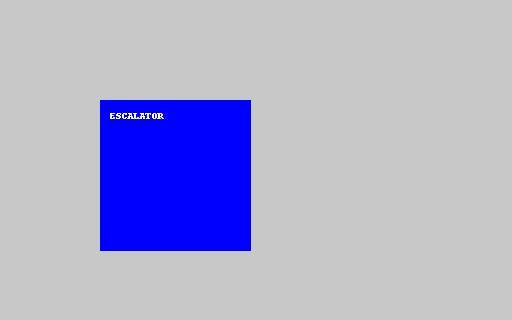
#> input picture data_samples/semantic_segmentation/变电/变电_sample.jpg, 512 x 320 px; its folder holds only this picture in this run
$ python semantic_segmentation_stream_v2.py
#> lines starting #> are read from the running program, lines starting #| are printed output that depends on the picture

import os
import time
from datetime import datetime
from PIL import Image, ImageDraw
import random

def log(msg, level="INFO"):
    print(f"[{level}] {datetime.now().strftime('%Y-%m-%d %H:%M:%S')} - {msg}")

def stream_print(text, delay=0.03):
    for c in text:
        print(c, end='', flush=True)
        time.sleep(delay)
    print()

input_base = os.path.join("..", "..", "data_samples", "semantic_segmentation")
output_base = os.path.join("..", "..", "data_output", "semantic_segmentation")
os.makedirs(output_base, exist_ok=True)

summary_path = os.path.join(output_base, "segmentation_summary_v2.txt")
with open(summary_path, "w", encoding="utf-8") as f:
    f.write("图像语义分割能力模拟结果（版本2）\n\n")

# 场景标签
label_sets = {
    "输电": ["输电铁塔", "导线", "异物", "山火"],
    "变电": ["变压器", "电容器", "绝缘子", "渗油区域"],
    "安监": ["作业人员", "安全带", "安全帽", "扶梯"],
    "配电": ["电缆线", "电表箱", "警示标识", "破损开关"]
}

for domain in os.listdir(input_base):
    domain_path = os.path.join(input_base, domain)
    if not os.path.isdir(domain_path):
        continue

    image_files = [f for f in os.listdir(domain_path) if f.lower().endswith((".jpg", ".png"))]
    if not image_files:
        continue

    log(f"处理场景：{domain}")
    time.sleep(1.2)

    for i, img_file in enumerate(image_files):
        img_path = os.path.join(domain_path, img_file)
        image = Image.open(img_path).convert("RGB")
#> image is the input picture: PIL image 512x320 RGB; mean R, G, B 172.5, 172.5, 207.2
        draw = ImageDraw.Draw(image)

        stream_print(f"分析图像：{img_file}")
        time.sleep(2)

        output_img_path = os.path.join(output_base, f"seg_{domain}_{img_file}")
        output_txt_path = os.path.join(output_base, f"{domain}_{img_file.rsplit('.', 1)[0]}_result.txt")

        labels = label_sets.get(domain, ["设备A", "设备B", "设备C"])
        segmented_labels = random.sample(labels, k=min(len(labels), 2 + i % len(labels)))

        result_lines = []
        for j, label in enumerate(segmented_labels):
            x1 = 50 + j * 60
            y1 = 50 + j * 40
            x2 = x1 + 120
            y2 = y1 + 80
            draw.rectangle([(x1, y1), (x2, y2)], outline="green", width=3)
            draw.text((x1, y1 - 20), label, fill="green")
            result_lines.append(f"- 分割目标：{label}（区域坐标约：({x1},{y1})~({x2},{y2})）")
#> after the loop, result_lines = ['- 分割目标：渗油区域（区域坐标约：(50,50)~(170,130)）', '- 分割目标：电容器（区域坐标约：(110,90)~(230,170)）']

        image.save(output_img_path)
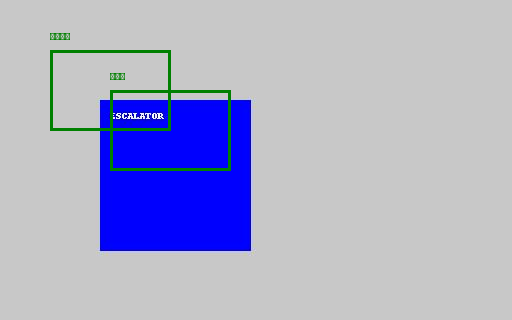
#> saved as seg_变电_变电_sample.jpg: PIL image 512x320 RGB; mean R, G, B 170.7, 172.7, 203.9

        with open(output_txt_path, "w", encoding="utf-8") as ft:
            ft.write(f"图像文件：{img_file}\n")
            ft.write(f"所属场景：{domain}\n")
            ft.write("\n".join(result_lines))
            ft.write("\n建议：根据分割结果，评估场景中目标是否完整、位置是否正确。\n")

        with open(summary_path, "a", encoding="utf-8") as fs:
            fs.write(f"[{domain}] {img_file}\n")
            fs.write("\n".join(result_lines))
            fs.write("\n\n")

        stream_print(f"{os.path.basename(output_img_path)} 图像已生成")
        time.sleep(0.6)

stream_print(f"语义分割模拟已完成，汇总保存在：{summary_path}")
log("模拟全部完成", level="INFO_DONE")
